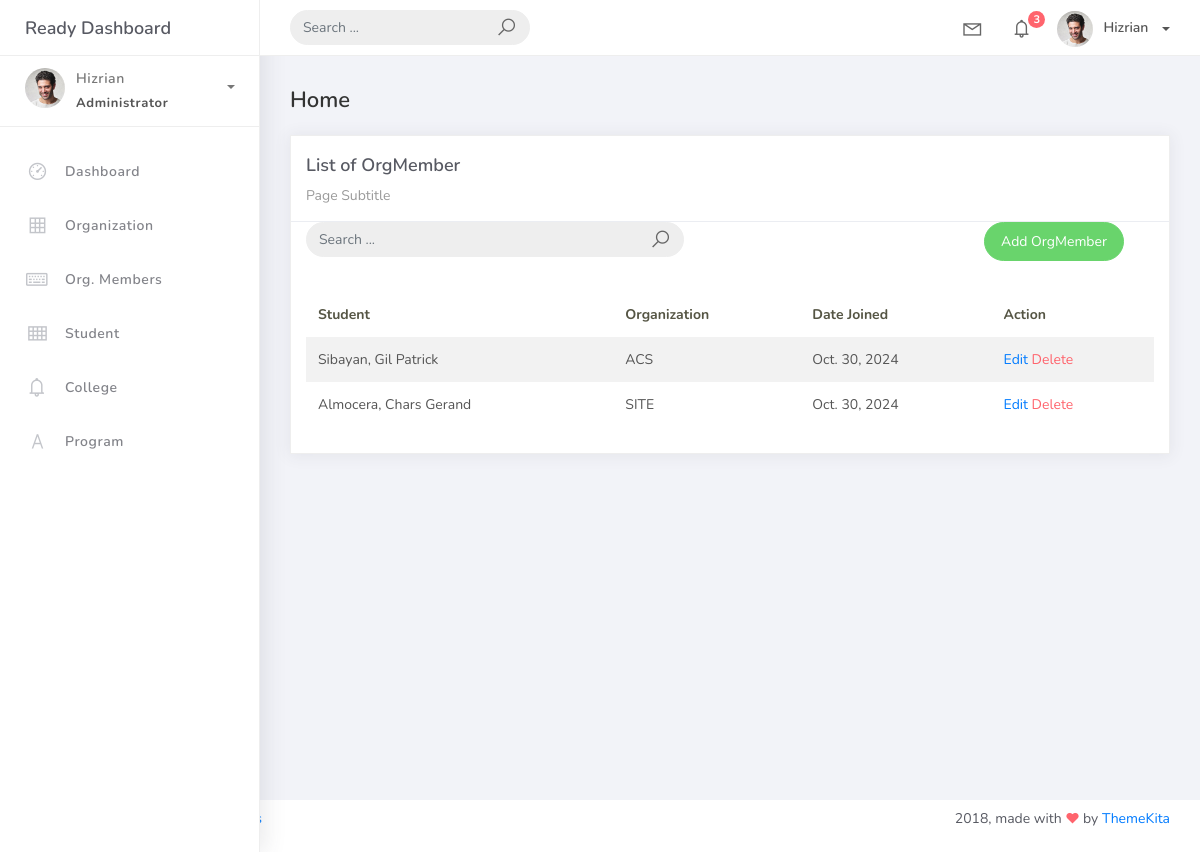
The app's page /orgmember_list, older data.
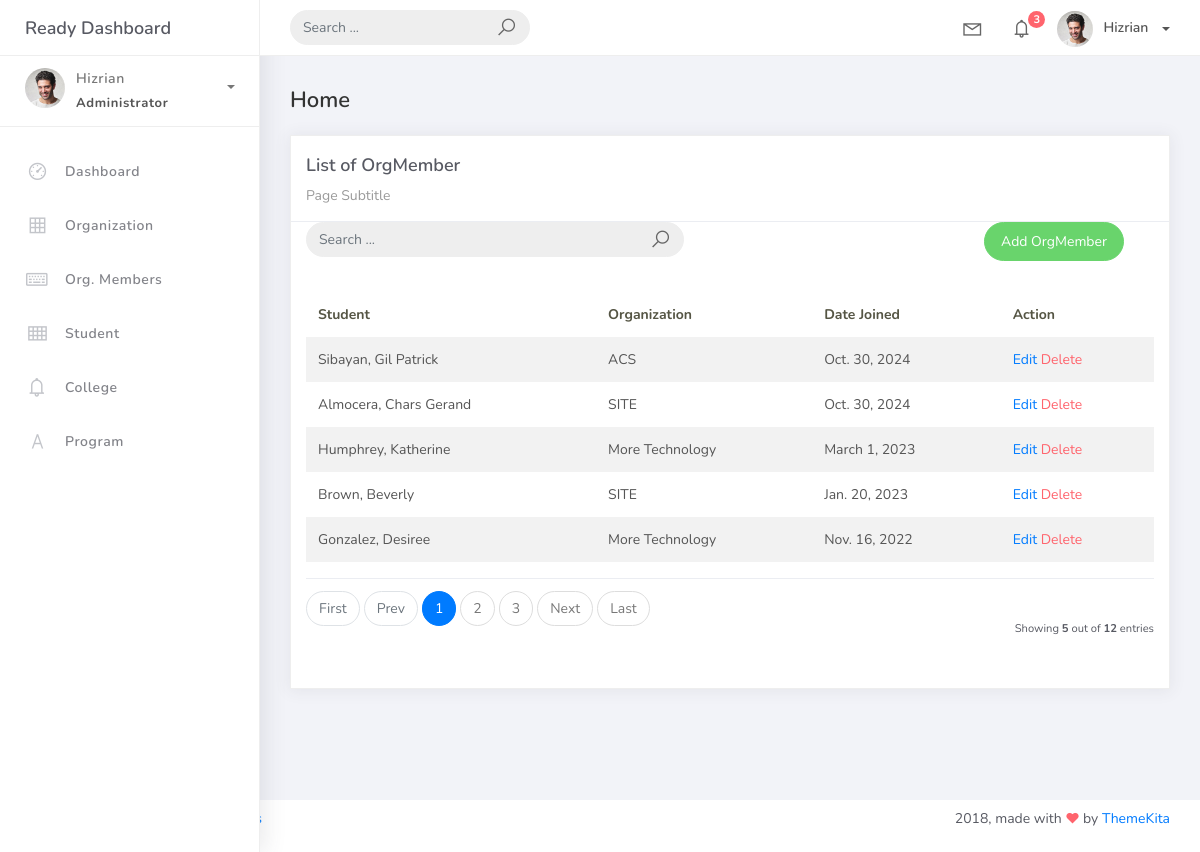
The same page, newer data.
### studentorg/models.py (models this page shows)
class BaseModel(models.Model):
    created_at = models.DateTimeField(auto_now_add=True, db_index=True)
    updated_at = models.DateTimeField(auto_now=True)
    class Meta:
        abstract = True

class OrgMember(BaseModel):
    student = models.ForeignKey(Student, on_delete=models.CASCADE)
    organization = models.ForeignKey(Organization, on_delete=models.CASCADE)
    date_joined = models.DateField()

class Student(BaseModel):
    student_id = models.CharField(max_length=15)
    lastname = models.CharField(max_length=25)
    firstname = models.CharField(max_length=25)
    middlename = models.CharField(max_length=25, blank=True, null=True)
    program = models.ForeignKey(Program, on_delete=models.CASCADE)
    def __str__(self):
        return f"{self.lastname}, {self.firstname}"

class Organization(BaseModel):
    name = models.CharField(max_length=250)
    college = models.ForeignKey(College, null=True, blank=True, on_delete=models.CASCADE)
    description = models.CharField(max_length=500)
    def __str__(self):
        return self.name

### studentorg/views.py (the view)
# urls.py: path('orgmember_list', OrgMemberList.as_view(), name='orgmember-list'),
class OrgMemberList(ListView):
    model = OrgMember
    context_object_name = 'orgmember'
    template_name = 'orgmember_list.html'
    paginate_by = 5

### templates/orgmember_list.html
{% extends 'base.html' %}
{% load static %}
{% block content %}
<div class="content">
    <div class="container-fluid">
        <h4 class="page-title">Home</h4>
        <div class="row">
            <div class="col-md-12">
                <div class="card">
                    <div class="card-header">
                        <div class="card-title">List of OrgMember</div>
                        <div class="card-category">Page Subtitle</div>
                    </div>
                    <div class="col-md-12 row">
                        <div class="col-md-6">
                            <form class="navbar-left navbar-form nav-search mr-md-3" action="">
                                <div class="input-group">
                                    <input type="text" placeholder="Search ..." class="form-control" />
                                    <div class="input-group-append">
                                        <span class="input-group-text">
                                            <i class="la la-search search-icon"></i>
                                        </span>
                                    </div>
                                </div>
                            </form>
                        </div>
                        <div class="col-md-6">
                            <div class="pull-right">
                                <a href="{% url 'orgmember-add' %}" class="btn btn-success btn-rounded">Add OrgMember</a>
                            </div>
                        </div>
                    </div>
                    <div class="card-body">
                        <table class="table table-striped mt-3">
                            <thead>
                                <tr>
                                    <th scope="col">Student</th>
                                    <th scope="col">Organization</th>
                                    <th scope="col">Date Joined</th>
                                    <th scope="col">Action</th>
                                </tr>
                            </thead>
                            <tbody>
                                {% for object in object_list %}
                                <tr>
                                    <td>{{ object.student }}</td>
                                    <td>{{ object.organization }}</td>
                                    <td>{{ object.date_joined }}</td>
                                    <td>
                                        <a href="orgmember_list/{{ object.id }}">Edit</a>
                                        <a href="orgmember_list/{{ object.id }}/delete" class="text-danger">Delete</a>
                                    </td>
</tr>
{% empty %}
<tr>
    <td colspan="4" style="text-align: center">
        <p class="text-sm font-weight-bold mb-0">No Records Found</p>
    </td>
     </tr>
                                {% endfor %}
                            </tbody>
                        </table>
                        {% include 'includes/pagination.html' %}
                    </div>
                </div>
            </div>
        </div>
    </div>
</div>
{% endblock %}

Row changes from the older to the newer data that the page shows:
added OrgMember: student "Humphrey, Katherine", organization "More Technology", date_joined "March 1, 2023"
added OrgMember: student "Brown, Beverly", organization "SITE", date_joined "Jan. 20, 2023"
added OrgMember: student "Gonzalez, Desiree", organization "More Technology", date_joined "Nov. 16, 2022"
Text that changed along with them:
{{ object_list.count }}: (not shown) → "5"
{{ paginator.count }}: (not shown) → "12"
text now shown: "First Prev Next Last Showing out of entries"
new list line: "1"
new list line: "2"
new list line: "3"
